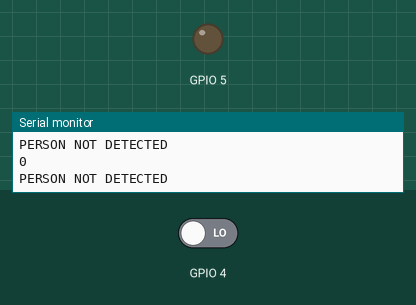
The sketch below on a simulated ESP32. Shown: output pins drawn as LEDs (lit = HIGH), the last lines printed to the serial monitor. The inputs (shaded band) are chosen by the test bench; at power-on: GPIO 4 LOW.

Above: at 1.2 s.
1.3 s: GPIO 4 driven HIGH
At 2.2 s:
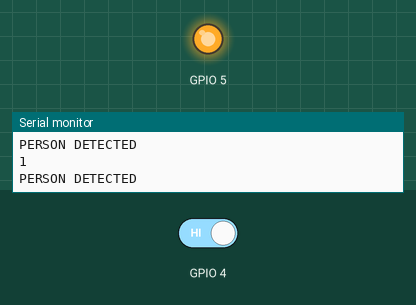
2.8 s: GPIO 4 driven LOW
At 3.4 s:
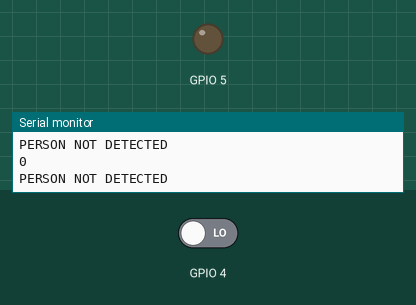
Timing chart, 0 to 5.8 s (numbered marks = the images above; inputs shaded):
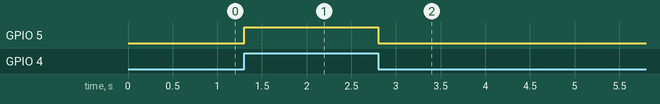

The sketch:

esp32_PIR.ino
```cpp
void setup() {
  // put your setup code here, to run once:
  pinMode(5,OUTPUT);
  pinMode(4,INPUT);

}

void loop() {
   int a=digitalRead(4);
  Serial.println(a);
  // put your main code here, to run repeatedly:
  if(a==HIGH)
  {
    Serial.println("PERSON DETECTED");
    digitalWrite(5,HIGH);
    delay(100);
  }
  else
  {
    Serial.println("PERSON NOT DETECTED");
  digitalWrite(5,LOW);
  delay(100);
  }

}
```

Measured:
- after the input at 1.3 s, GPIO 5: LOW → HIGH at once
- after the input at 2.8 s, GPIO 5: HIGH → LOW at once
